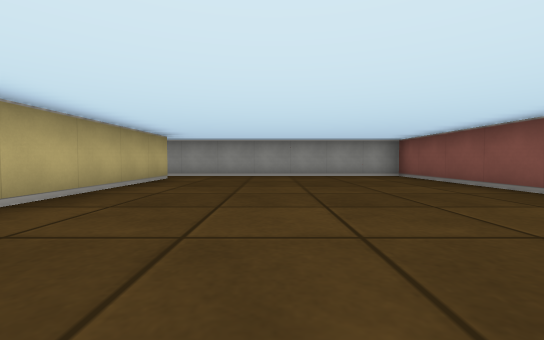
view 1 (above)

16 first-person views from a walk through a cub3D level. The camera is about half as high as the walls, tilts 2° down and sees 90° across. The floor is counted in squares. Each view is taken from the middle of a square. On the plan, view 1 faces up. The plan holds only what a view shows up to about 9 squares ahead; the rest is blank. The place goes on beyond the plan.

view 2
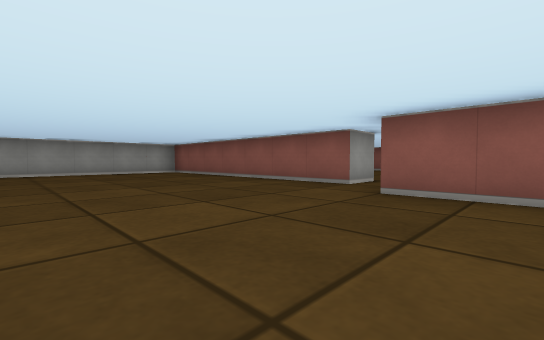

view 3
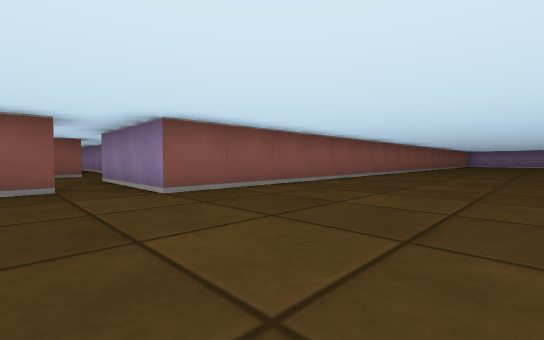

view 4
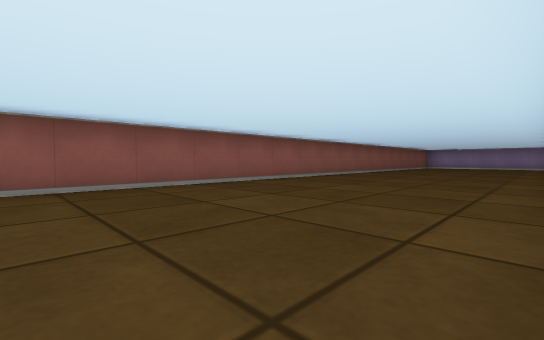

view 5
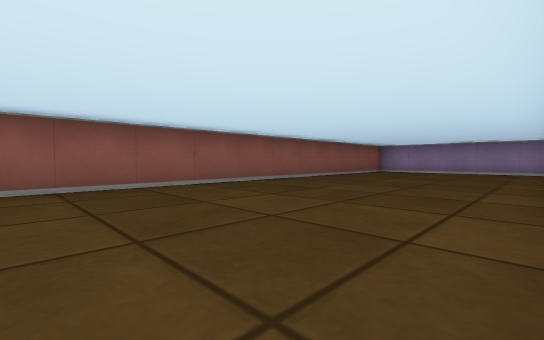

view 6
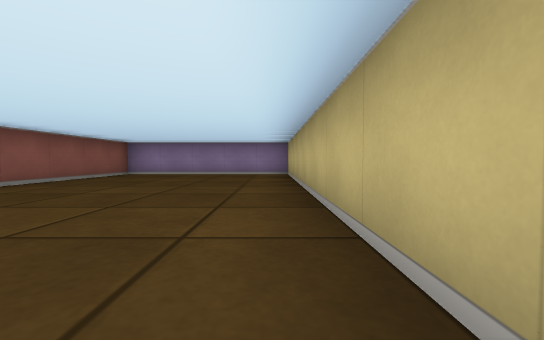

view 7
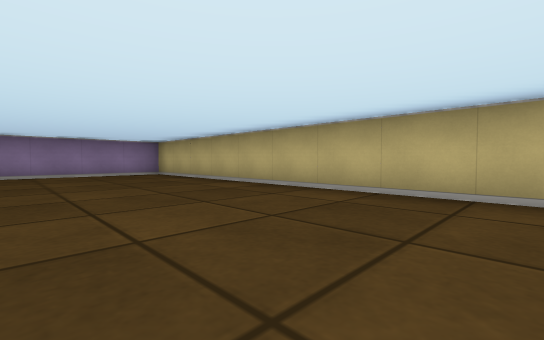

view 8
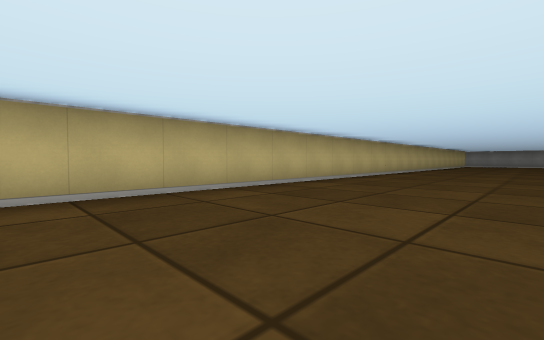

view 9
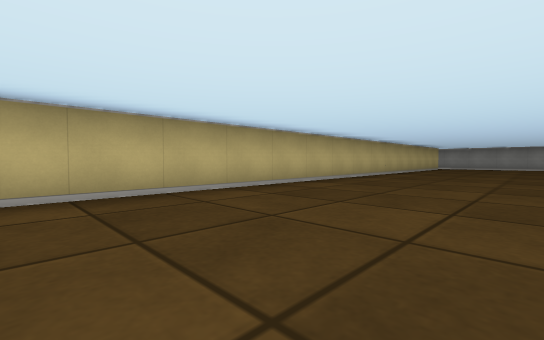

view 10
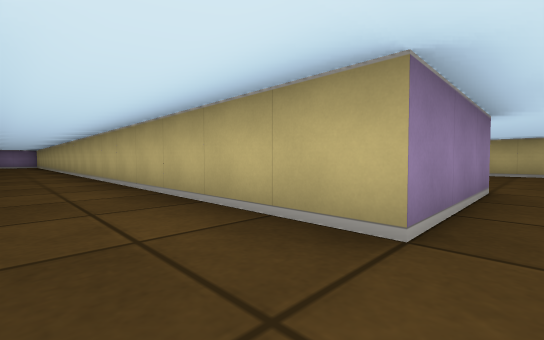

view 11
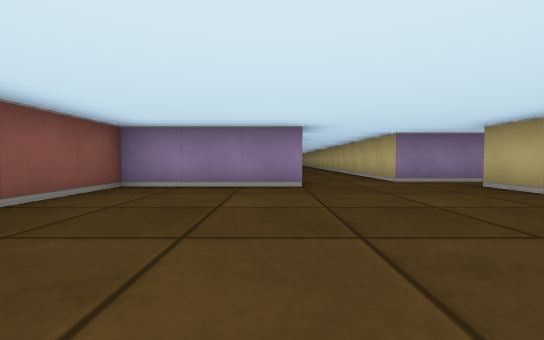

view 12
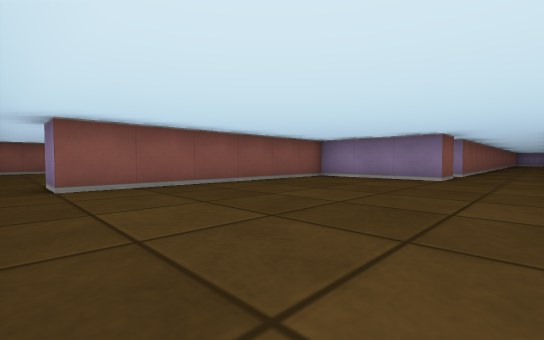

view 13
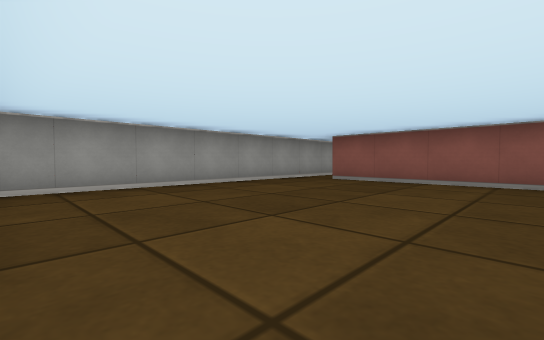

view 14
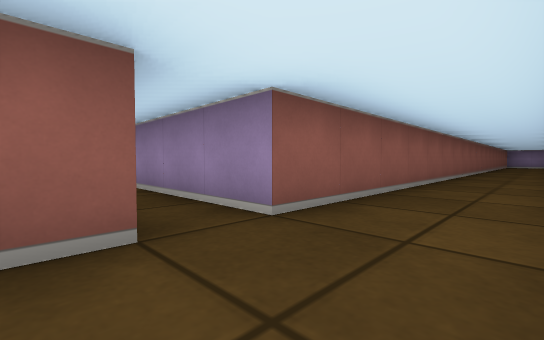

view 15
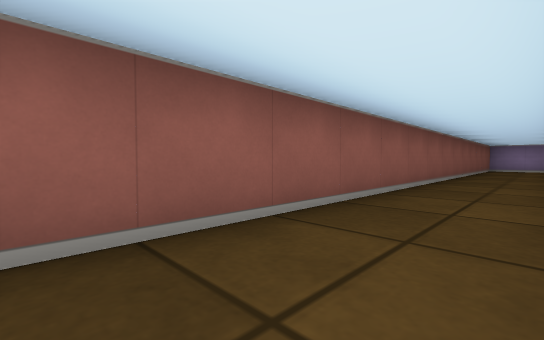

view 16
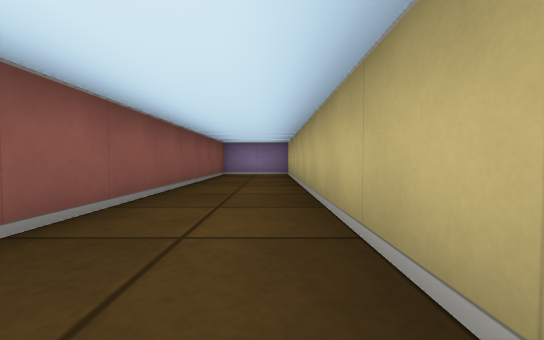

### Floor plan
Points are (right, up) in squares from view 1. A wall is a line through its corners. A room is listed if a view was taken in it or the views show most of it. See-through windows are left out.
Room 1 (views 1, 2, 3, 4, 5, 6, 7, 8, 9)
walls: (4.5, 0.5) (3.5, 0.5) (3.5, 7.5) (-2.9, 7.5); (-2.5, 6.5) (-2.5, -20.5) (2.5, -20.5) (2.5, -0.5) (4.5, -0.5)
ways out: opening at (4, 0) to room 2; opening at (-3.5, 7)
Room 2 (views 10, 11, 12, 13, 14, 15, 16)
walls: (7.5, -0.6) (7.5, 0.5) (10.5, 0.5) (10.5, 6.5) (11.5, 6.5); (4.5, -0.5) (5.5, -0.5) (5.5, -20.5) (7.5, -20.5) (7.5, -1.5) (10.5, -1.5); (4.5, 1.5) (4.5, 0.5); (12.1, 7.5) (4.9, 7.5)
ways out: opening at (4, 0) to room 1; opening at (11, 7)

Positions as (right, up) in squares from view 1, and headings:
1: (0, 0), facing up
2: (-1, -2), facing up-right
3: (-1, 1), facing down-right
4: (-2, -4), facing down-right
5: (-2, -10), facing down-right
6: (-2, -12), facing down
7: (1, -12), facing down-left
8: (1, -14), facing up-left
9: (1, -8), facing up-left
10: (7, 0), facing down-left
11: (8, 5), facing down
12: (6, 7), facing down-right
13: (5, 3), facing up-right
14: (6, 0), facing down-right
15: (6, -7), facing down-right
16: (6, -12), facing down
